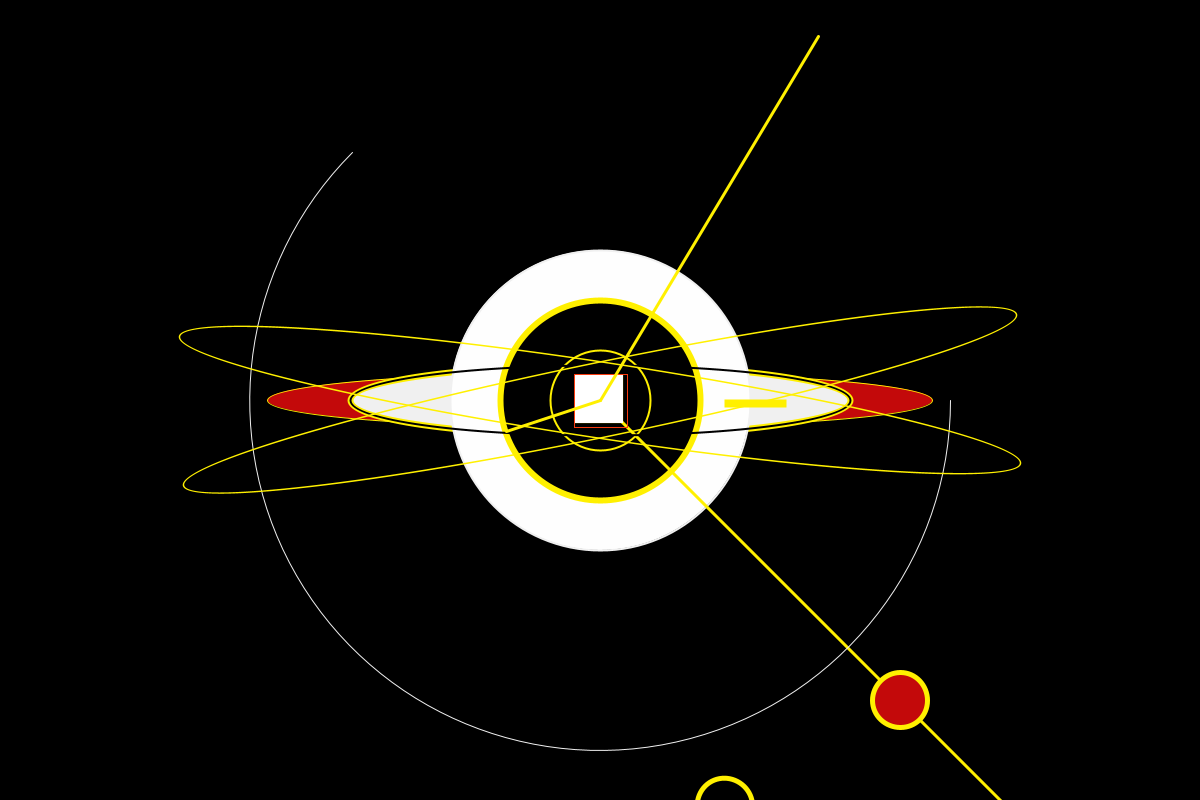
Frame 1 (no input)
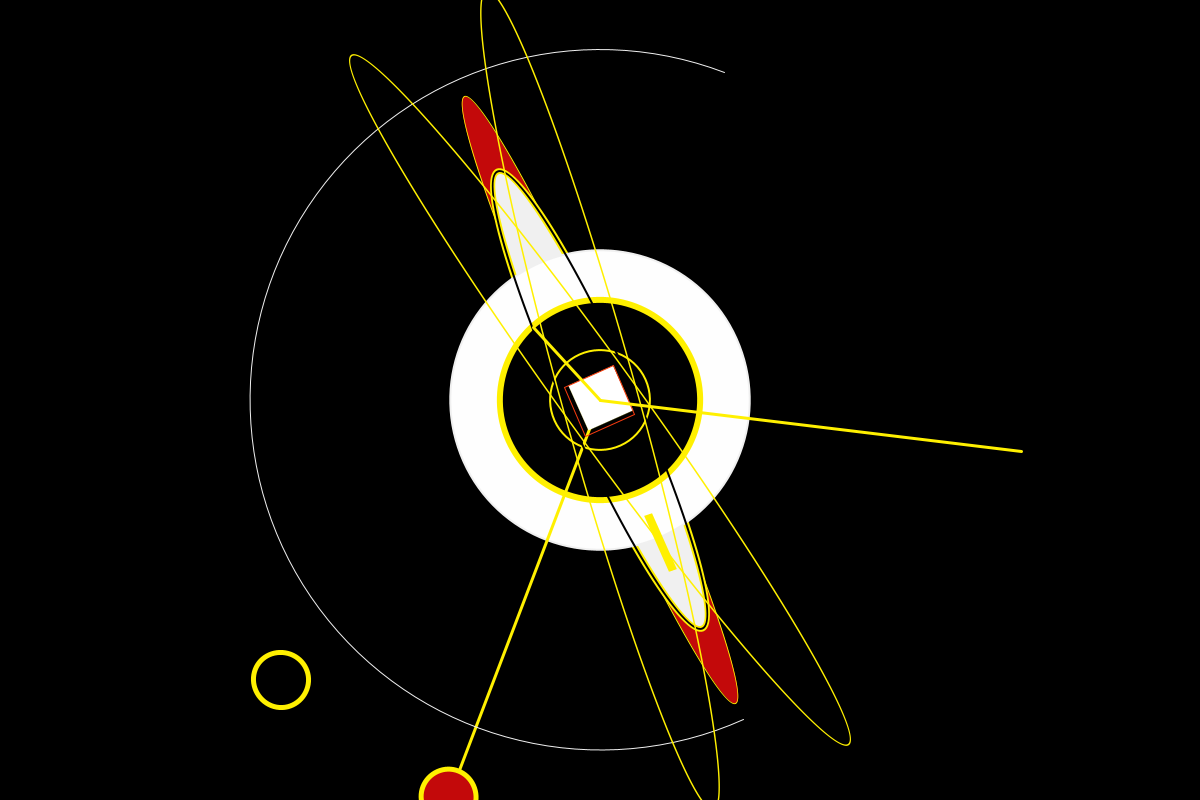
Frame 60 (the mouse pressed at the canvas centre just before this capture)
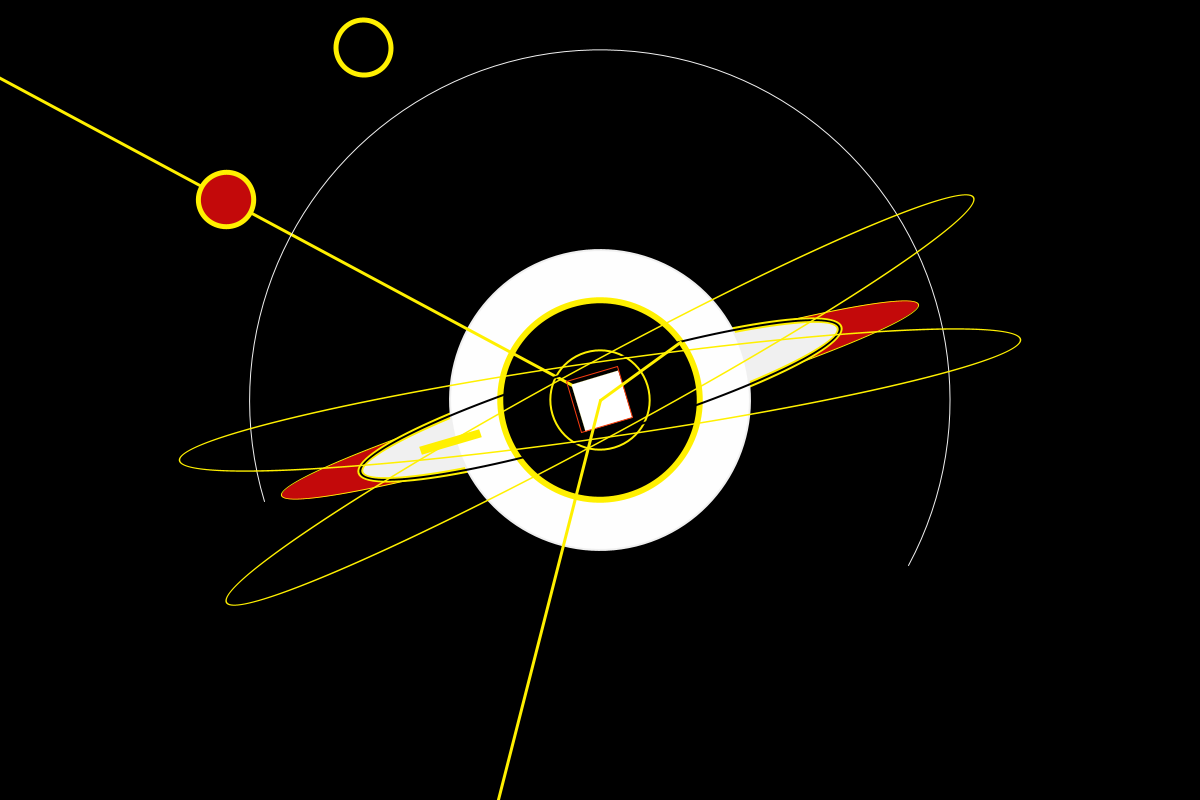
Frame 120 (the mouse held since frame 60 and released just before this capture)

The Processing sketch that drew these frames (run headless with seeded random() and noise(); from frame 60 on, the mouse is pressed at the canvas centre):

// Processing sketch: sketch_190529f
// ── sketch_190529f.pde
float a = 0.0;
float aVelocity = 0.0;
float aAcceleration = 0.01;

void setup() {
  size(1200,800);
  
}

void draw() {
  background(0);
  
  aAcceleration = map(mouseX,0,width,-0.01,0.01);
  a += aVelocity;
  aVelocity += aAcceleration;
  
  translate(width/2, height/2);
  rotate(a);


  
  stroke(255,240,0);
  strokeWeight(1);
  fill(195,9,10);
  rotate(0);
  ellipse(0, 0, 665, 55);
  
  stroke(255,240,0);
  strokeWeight(6);
  fill(240,240,240);
  rotate(0);
  ellipse(0,0,500,70);
 
  stroke(240,240,240);
  strokeWeight(2);
  fill(254,254,254);
  rotate(0);
  ellipse(0,0,300,300);
  
  stroke(255,240,0);
  strokeWeight(6);
  fill(0);
  rotate(0);
  ellipse(0,0,200,200);
  
  stroke(255,240,0);
  strokeWeight(2);
  fill(0);
  rotate(0);
  ellipse(0,0,100,100);
  
  stroke(255,240,0);
  strokeWeight(3);
  fill(255);
  rotate(0);
  line(0, 0, 6000, 6000);
  
  rotate(0);
  stroke(0);
  strokeWeight(2);
  noFill();
  ellipse(0,0,500,70);
  
  //strokeWeight(3);
  //fill(255);
  //line(0, 0, -6000, -6000);
  
  rotate(0);
  stroke(255,240,0);
  strokeWeight(0);
  fill(255);
  rect(-26, -26, 49, 49);

  rotate(0);
  stroke(255,240,0);
  strokeWeight(5);
  fill(195,9,10);
  ellipse(300, 300, 55, 55);
  
  rotate(0);
  stroke(255,240,0);
  strokeWeight(2);
  fill(255,240,0);
  rect(125, 0, 60, 6);
  
  rotate(0);
  stroke(248,59,15);
  strokeWeight(1);
  noFill();
  rect(-26, -26, 53, 53);
  
  rotate(0);
  stroke(240,240,240);
  strokeWeight(1);
  noFill();
  arc(0, 0, 700, 700, 0, PI+QUARTER_PI, OPEN);
  
  stroke(255,240,0);
  strokeWeight(3);
  fill(255);
  rotate(90);
  line(0, 0, 70, 70);
  
  stroke(255,240,0);
  strokeWeight(3);
  fill(255);
  rotate(15);
  line(0, 0, 300, 300);
  
  stroke(255,240,0);
  strokeWeight(5);
  fill(0);
  rotate(40);
  ellipse(300, 300, 55, 55);

  stroke(255,240,0);
  strokeWeight(1.5);
  noFill();
  rotate(229);
  ellipse(0, 0, 850, 75);
  stroke(255,240,0);
  strokeWeight(1.5);
  noFill();
  rotate(-170);
  ellipse(0, 0, 850, 75);


  
}
